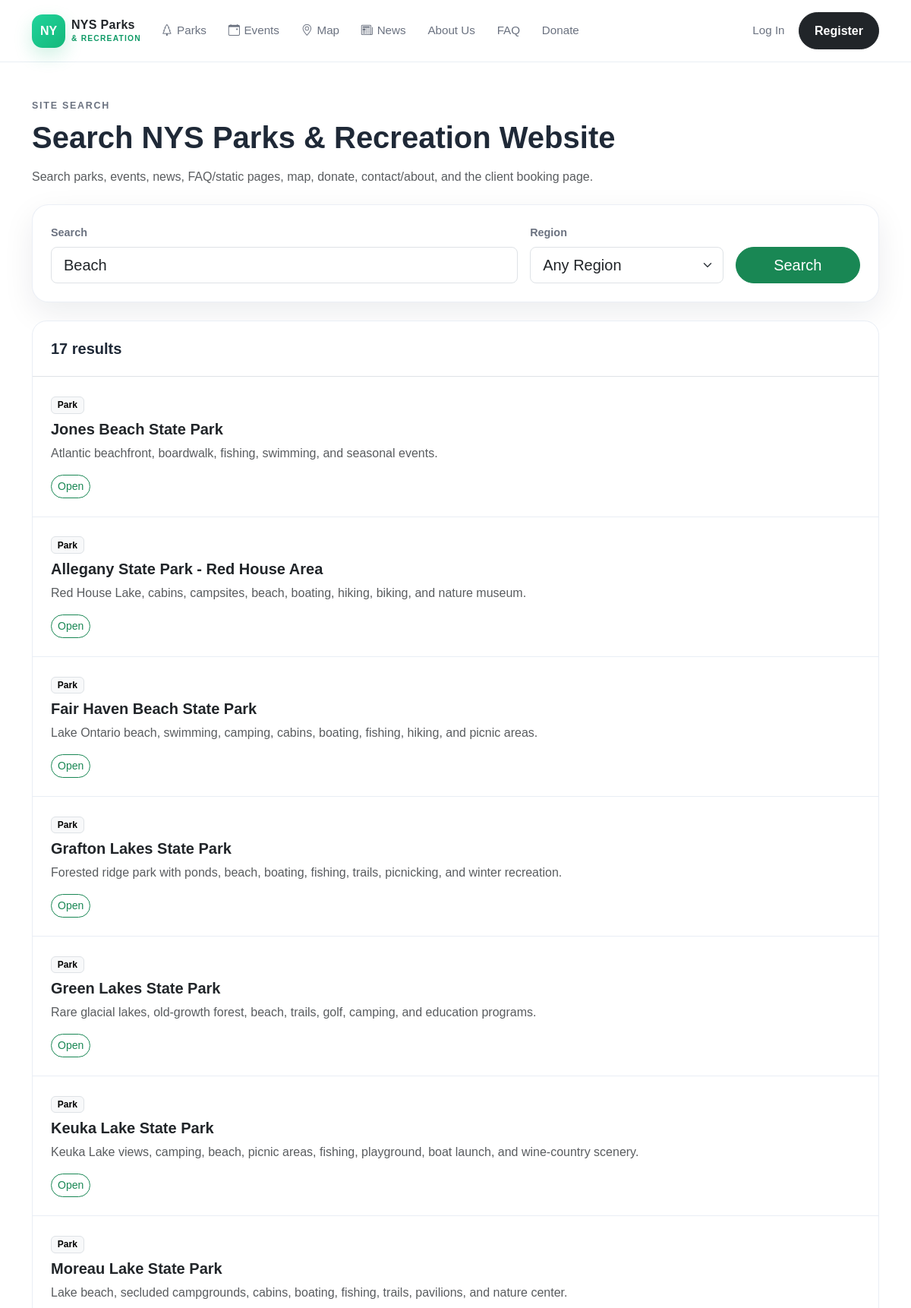
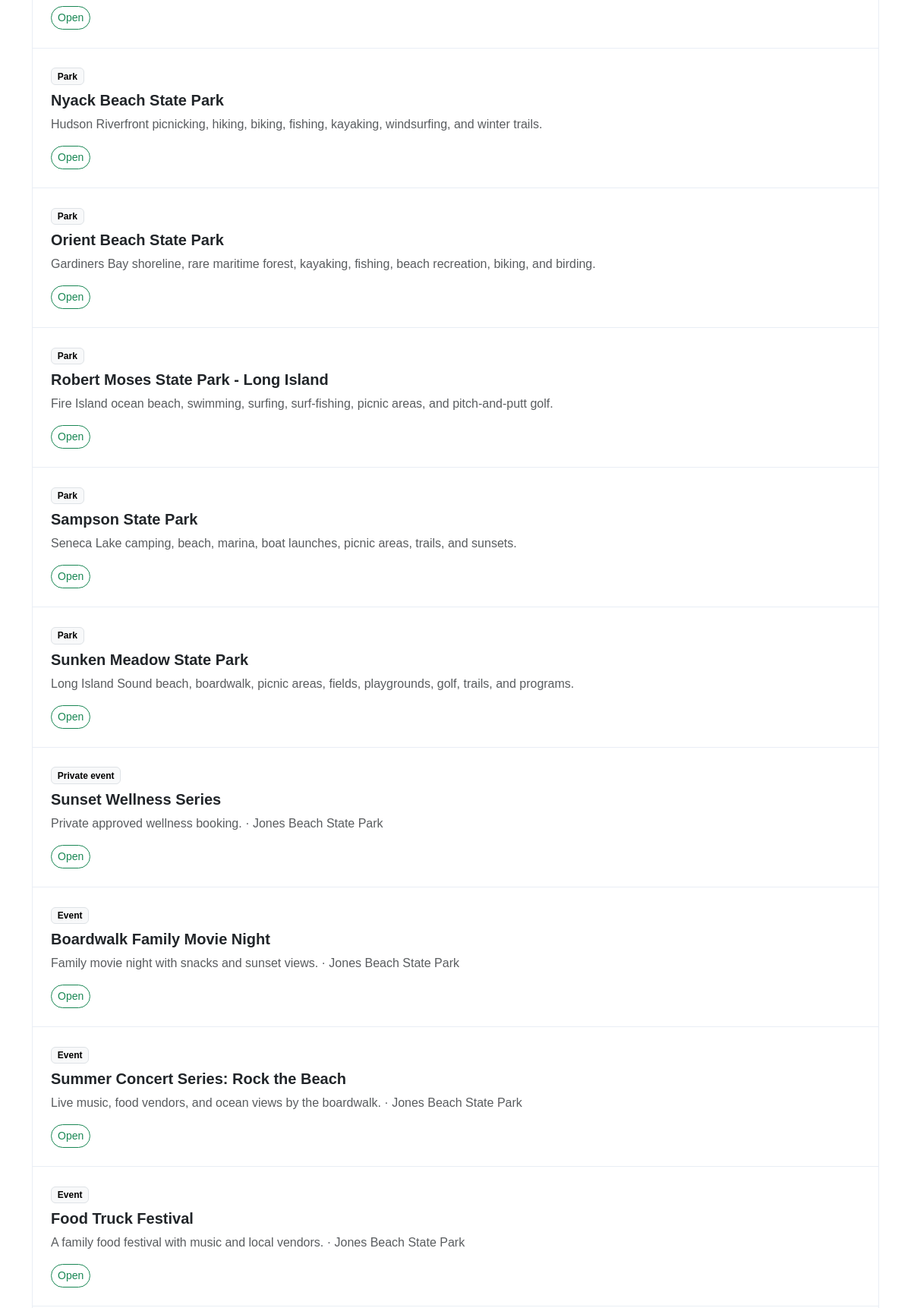
The page /search.php?q=Beach (upper part) on the database its author committed (2 pictures, top to bottom).
### tables this page shows
CREATE TABLE parks (
    id INT AUTO_INCREMENT PRIMARY KEY,
    name VARCHAR(150) NOT NULL UNIQUE,
    region VARCHAR(80) NOT NULL,
    park_type VARCHAR(60) NOT NULL,
    address_line VARCHAR(180) NOT NULL,
    city VARCHAR(80) NOT NULL,
    state CHAR(2) NOT NULL DEFAULT 'NY',
    zip_code VARCHAR(10) NOT NULL,
    hours VARCHAR(120) NOT NULL,
    total_fields INT NOT NULL DEFAULT 1,
    max_capacity INT NOT NULL DEFAULT 1,
    amenities TEXT NULL,
    description TEXT NOT NULL,
    image_url VARCHAR(255) NULL,
    image_alt VARCHAR(180) NULL,
    card_summary VARCHAR(255) NULL,
    latitude DECIMAL(9,6) NULL,
    longitude DECIMAL(9,6) NULL,
    is_featured TINYINT(1) NOT NULL DEFAULT 0,
    created_at DATETIME NOT NULL DEFAULT CURRENT_TIMESTAMP,
    updated_at DATETIME NOT NULL DEFAULT CURRENT_TIMESTAMP ON UPDATE CURRENT_TIMESTAMP,
    CONSTRAINT chk_parks_total_fields CHECK (total_fields >= 0),
    CONSTRAINT chk_parks_max_capacity CHECK (max_capacity > 0),
    INDEX idx_parks_region (region),
    INDEX idx_parks_type (park_type),
    INDEX idx_parks_featured (is_featured)
);

### bootstrap.php (called while the page is built, shortened)
<?php
function db(): PDO {
    $host = '127.0.0.1';
    $port = '3306';
    $dbname = 'nys_parks';
    $username = 'root';
    $password = '';
    $dsn = "mysql:host={$host};port={$port};dbname={$dbname};charset=utf8mb4";
    $options = [
        PDO::ATTR_ERRMODE => PDO::ERRMODE_EXCEPTION,
        PDO::ATTR_DEFAULT_FETCH_MODE => PDO::FETCH_ASSOC,
    ];
    $pdo = new PDO($dsn, $username, $password, $options);
    return $pdo;
}
function current_user(PDO $db): ?array {
    if (empty($_SESSION['user_id'])) {
        return null;
    }
    $stmt = $db->prepare("SELECT u.*, p.name AS park_name FROM users u LEFT JOIN parks p ON p.id = u.park_id WHERE u.id = ? AND u.account_status='active'");
    $stmt->execute([(int) $_SESSION['user_id']]);
    $user = $stmt->fetch();
    return $user;
}
function e(?string $value): string {
    return htmlspecialchars((string) $value, ENT_QUOTES, 'UTF-8');
}
function get(string $key, string $default=''): string {
    return trim((string) ($_GET[$key] ?? $default));
}
$db = db();
$currentUser = current_user($db);
?>

### search.php (the view, shortened to what this page needs)
<?php
require 'bootstrap.php';
$q = trim(get('q'));
$like = '%' . $q . '%';
$results = [];
$hasSearchRequest = isset($_GET['q']) || isset($_GET['region']);
if ($hasSearchRequest) {
    $parkSql = "SELECT name, region, park_type, card_summary, description FROM parks WHERE 1=1";
    $parkParams = [];
    if ($q !== '') {
        $parkSql .= " AND (name LIKE ? OR region LIKE ? OR park_type LIKE ? OR amenities LIKE ? OR description LIKE ?)";
        array_push($parkParams, $like, $like, $like, $like, $like);
    }
    $stmt = $db->prepare($parkSql . " ORDER BY is_featured DESC, name LIMIT 12");
    $stmt->execute($parkParams);
    foreach ($stmt->fetchAll() as $row) {
        $results[] = [
            'type' => 'Park',
            'title' => $row['name'],
            'summary' => $row['card_summary'] ?: mb_strimwidth($row['description'], 0, 140, '…'),
            'url' => 'parks.php?q=' . urlencode($row['name'])
        ];
    }
    $eventSql = "SELECT e.title, e.description, e.card_summary, e.event_type, p.name AS park_name, p.region FROM events e JOIN parks p ON p.id=e.park_id WHERE e.event_status='published'";
    $eventParams = [];
    if ($q !== '') {
        $eventSql .= " AND (e.title LIKE ? OR e.description LIKE ? OR e.card_summary LIKE ? OR e.category LIKE ? OR p.name LIKE ? OR p.region LIKE ?)";
        array_push($eventParams, $like, $like, $like, $like, $like, $like);
    }
    $stmt = $db->prepare($eventSql . " ORDER BY e.start_datetime ASC LIMIT 12");
    $stmt->execute($eventParams);
    foreach ($stmt->fetchAll() as $row) {
        $label = $row['event_type'] === 'private' ? 'Private event' : 'Event';
        $results[] = [
            'type' => $label,
            'title' => $row['title'],
            'summary' => ($row['card_summary'] ?: mb_strimwidth($row['description'], 0, 140, '…')) . ' · ' . $row['park_name'],
            'url' => 'events.php?q=' . urlencode($row['title'])
        ];
    }
}
?>
<!DOCTYPE html>
<html lang="en">
<head>
    <link href="https://cdn.jsdelivr.net/npm/bootstrap@5.3.3/dist/css/bootstrap.min.css" rel="stylesheet" />
    <link rel="stylesheet" href="https://cdn.jsdelivr.net/npm/bootstrap-icons@1.11.3/font/bootstrap-icons.min.css" />
    <link rel="stylesheet" href="css/styles.css" />
</head>
<body data-page="search">
<header class="site-header">
    <nav class="container py-3 d-flex flex-column flex-lg-row align-items-lg-center justify-content-between gap-3">
        <section class="d-flex flex-column flex-lg-row align-items-lg-center gap-3 gap-lg-4">
            <a href="index.php" class="brand-link text-decoration-none d-inline-flex align-items-center gap-2">
                <span class="brand-badge">NY</span>
                <span class="brand-mark text-dark">
          NYS Parks<br />
          <small>&amp; RECREATION</small>
        </span>
            </a>
            <ul class="list-unstyled d-flex flex-wrap gap-3 gap-lg-4 m-0 align-items-center">
                <li><a href="parks.php" class="nav-link-custom" data-page-link="parks"><i class="bi bi-tree"></i>Parks</a></li>
                <li><a href="events.php" class="nav-link-custom" data-page-link="events"><i class="bi bi-calendar-event"></i>Events</a></li>
                <li><a href="map.php" class="nav-link-custom" data-page-link="map"><i class="bi bi-geo-alt"></i>Map</a></li>
                <li><a href="news.php" class="nav-link-custom" data-page-link="news"><i class="bi bi-newspaper"></i>News</a></li>
                <li><a href="about.php" class="nav-link-custom">About Us</a></li>
                <li><a href="faq.php" class="nav-link-custom">FAQ</a></li>
                <li><a href="donate.php" class="nav-link-custom">Donate</a></li>
            </ul>
        </section>
        <ul class="list-unstyled d-flex flex-wrap gap-2 gap-lg-3 m-0 align-items-center">
            <?php if ($currentUser): ?>
                <li><a href="account.php" class="nav-link-custom">Account</a></li>
                <li><a href="logout.php" class="btn btn-dark nav-pill-btn">Logout</a></li>
            <?php else: ?>
                <li><a href="login.php" class="nav-link-custom">Log In</a></li>
                <li><a href="register.php" class="btn btn-dark nav-pill-btn">Register</a></li>
            <?php endif; ?>
        </ul>
    </nav>
</header>
<main class="py-5">
    <section class="container">
        <header class="mb-4">
            <p class="section-kicker mb-2">Site search</p>
            <h1 class="display-6 fw-bold mb-3">Search NYS Parks & Recreation Website</h1>
            <p class="text-muted mb-0">
                Search parks, events, news, FAQ/static pages, map, donate, contact/about, and the client booking page.
            </p>
        </header>
        <form class="soft-card p-3 p-lg-4 mb-4" method="get" action="search.php">
            <div class="row g-3 align-items-end">
                <div class="col-lg-7">
                    <label class="form-label">Search</label>
                    <input
                            type="text"
                            name="q"
                            value="<?= e($q) ?>"
                            class="form-control form-control-lg"
                            placeholder="Search the entire site..."
                    />
                </div>
                <div class="col-lg-3">
                    <label class="form-label">Region</label>
                    <select name="region" class="form-select form-select-lg">
                        <option value="">Any Region</option>
                    </select>
                </div>
                <div class="col-lg-2">
                    <button class="btn btn-success rounded-pill w-100 btn-lg" type="submit">Search</button>
                </div>
            </div>
        </form>
        <section class="list-shell">
            <section class="p-4 border-bottom">
                <h2 class="h5 fw-bold mb-0">
                    <?= count($results) ?> result<?= count($results) === 1 ? '' : 's' ?>
                </h2>
            </section>
            <?php foreach ($results as $i => $result): ?>
                <section class="<?= $i < count($results) - 1 ? 'list-row' : '' ?> p-4">
                    <span class="badge text-bg-light border mb-2"><?= e($result['type']) ?></span>
                    <h3 class="h5 fw-bold mb-2">
                        <a href="<?= e($result['url']) ?>" class="text-decoration-none text-dark">
                            <?= e($result['title']) ?>
                        </a>
                    </h3>
                    <p class="text-muted mb-3"><?= e($result['summary']) ?></p>
                    <a href="<?= e($result['url']) ?>" class="btn btn-sm btn-outline-success rounded-pill">Open</a>
                </section>
            <?php endforeach; ?>
        </section>
    </section>
</main>
</body>
</html>

### css/styles.css (style rules this page uses)
:root { --nys-green: #14b87a; --nys-green-dark: #0f9a66; --nys-teal: #74f0cf; --nys-navy: #0f1834; --nys-navy-2: #142347; --nys-text: #1f2937; --nys-muted: #6b7280; --nys-border: #e9eef5; --nys-surface: #ffffff; --nys-surface-soft: #f7fafc; --nys-shadow: 0 14px 40px rgba(15, 24, 52, 0.08); --nys-radius-lg: 1.35rem; --nys-radius-xl: 1.75rem; }
html { scroll-behavior: smooth; }
body { margin: 0; font-family: Arial, Helvetica, sans-serif; color: var(--nys-text); background: #ffffff; }
a { transition: 0.2s ease; }
main { min-height: calc(100vh - 170px); }
.site-header { background: rgba(255, 255, 255, 0.94); backdrop-filter: blur(8px); border-bottom: 1px solid var(--nys-border); position: sticky; top: 0; z-index: 1000; }
.brand-link { color: inherit; }
.brand-badge { width: 44px; height: 44px; border-radius: 14px; display: inline-flex; align-items: center; justify-content: center; background: linear-gradient(135deg, #20d39b, #14b87a); color: #ffffff; font-weight: 700; box-shadow: 0 10px 24px rgba(20, 184, 122, 0.2); }
.brand-mark { line-height: 1; font-weight: 700; letter-spacing: 0.02em; }
.brand-mark small { color: var(--nys-green-dark); letter-spacing: 0.12em; font-size: 0.64rem; }
.nav-link-custom { color: var(--nys-muted); font-size: 0.95rem; font-weight: 500; text-decoration: none; padding: 0.35rem 0.15rem; display: inline-flex; align-items: center; gap: 0.35rem; }
.nav-pill-btn { border-radius: 999px; padding: 0.72rem 1.25rem; font-weight: 700; }
.soft-card { background: var(--nys-surface); border: 1px solid rgba(233, 238, 245, 0.9); border-radius: var(--nys-radius-lg); box-shadow: var(--nys-shadow); }
.section-kicker { color: var(--nys-muted); text-transform: uppercase; letter-spacing: 0.14em; font-size: 0.78rem; font-weight: 700; }
.list-shell { background: #ffffff; border: 1px solid var(--nys-border); border-radius: 1.2rem; overflow: hidden; }
.list-row { border-bottom: 1px solid var(--nys-border); }
.form-label { font-size: 0.9rem; font-weight: 700; color: var(--nys-muted); }
.site-header { position: sticky; top: 0; z-index: 1030; }

### rows shown on the page
parks: type "Park", name "Jones Beach State Park", card_summary "Atlantic beachfront, boardwalk, fishing, swimming, and seasonal events."
parks: type "Park", name "Allegany State Park - Red House Area", card_summary "Red House Lake, cabins, campsites, beach, boating, hiking, biking, and nature museum."
parks: type "Park", name "Fair Haven Beach State Park", card_summary "Lake Ontario beach, swimming, camping, cabins, boating, fishing, hiking, and picnic areas."
parks: type "Park", name "Grafton Lakes State Park", card_summary "Forested ridge park with ponds, beach, boating, fishing, trails, picnicking, and winter recreation."
parks: type "Park", name "Green Lakes State Park", card_summary "Rare glacial lakes, old-growth forest, beach, trails, golf, camping, and education programs."
parks: type "Park", name "Keuka Lake State Park", card_summary "Keuka Lake views, camping, beach, picnic areas, fishing, playground, boat launch, and wine-country scenery."
parks: type "Park", name "Moreau Lake State Park", card_summary "Lake beach, secluded campgrounds, cabins, boating, fishing, trails, pavilions, and nature center."
parks: type "Park", name "Nyack Beach State Park", card_summary "Hudson Riverfront picnicking, hiking, biking, fishing, kayaking, windsurfing, and winter trails."
parks: type "Park", name "Orient Beach State Park", card_summary "Gardiners Bay shoreline, rare maritime forest, kayaking, fishing, beach recreation, biking, and birding."
parks: type "Park", name "Robert Moses State Park - Long Island", card_summary "Fire Island ocean beach, swimming, surfing, surf-fishing, picnic areas, and pitch-and-putt golf."
parks: type "Park", name "Sampson State Park", card_summary "Seneca Lake camping, beach, marina, boat launches, picnic areas, trails, and sunsets."
parks: type "Park", name "Sunken Meadow State Park", card_summary "Long Island Sound beach, boardwalk, picnic areas, fields, playgrounds, golf, trails, and programs."

### other values the page prints
count($results) "17"
$result['type'] "Private event"
$result['title'] "Sunset Wellness Series"
$result['summary'] "Private approved wellness booking. · Jones Beach State Park"
$result['type'] "Event"
$result['title'] "Boardwalk Family Movie Night"
$result['summary'] "Family movie night with snacks and sunset views. · Jones Beach State Park"
$result['title'] "Summer Concert Series: Rock the Beach"
$result['summary'] "Live music, food vendors, and ocean views by the boardwalk. · Jones Beach State Park"
$result['title'] "Food Truck Festival"
$result['summary'] "A family food festival with music and local vendors. · Jones Beach State Park"
